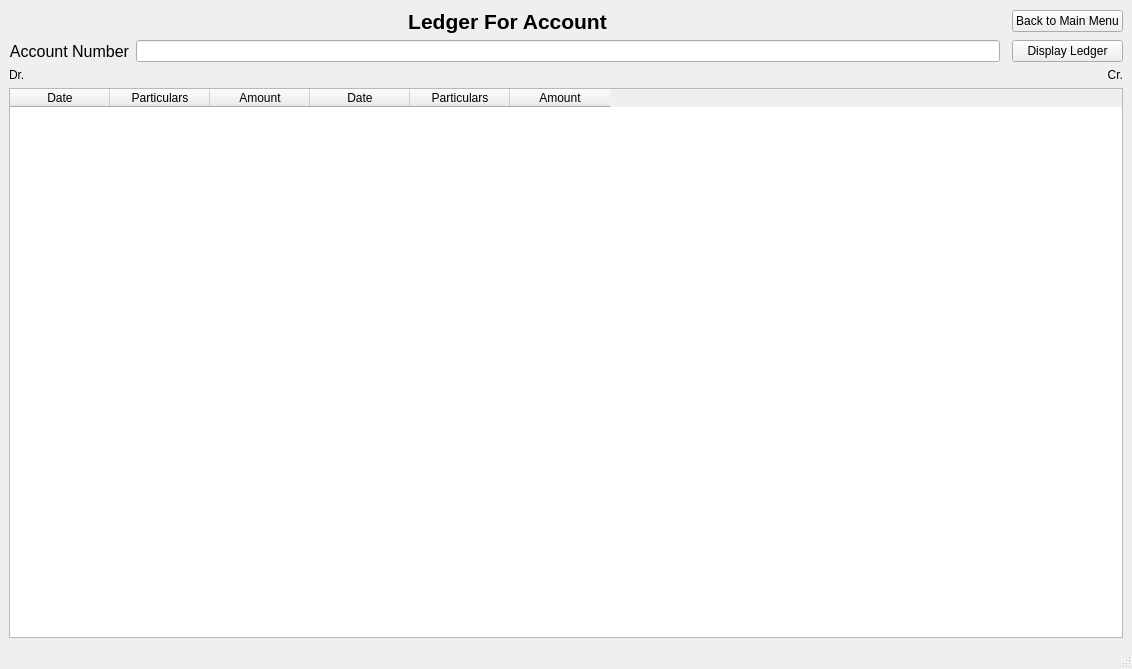
<?xml version="1.0" encoding="UTF-8"?>
<ui version="4.0">
 <class>ViewLedgerForAccount</class>
 <widget class="QMainWindow" name="ViewLedgerForAccount">
  <property name="geometry">
   <rect>
    <x>0</x>
    <y>0</y>
    <width>1132</width>
    <height>669</height>
   </rect>
  </property>
  <property name="windowTitle">
   <string>MainWindow</string>
  </property>
  <widget class="QWidget" name="centralwidget">
   <layout class="QGridLayout" name="gridLayout">
    <item row="3" column="0" colspan="4">
     <widget class="QTableWidget" name="table">
      <column>
       <property name="text">
        <string>Date</string>
       </property>
      </column>
      <column>
       <property name="text">
        <string>Particulars</string>
       </property>
      </column>
      <column>
       <property name="text">
        <string>Amount</string>
       </property>
      </column>
      <column>
       <property name="text">
        <string>Date</string>
       </property>
      </column>
      <column>
       <property name="text">
        <string>Particulars</string>
       </property>
      </column>
      <column>
       <property name="text">
        <string>Amount</string>
       </property>
      </column>
     </widget>
    </item>
    <item row="0" column="3">
     <widget class="QPushButton" name="back_button">
      <property name="text">
       <string>Back to Main Menu</string>
      </property>
     </widget>
    </item>
    <item row="1" column="3">
     <widget class="QPushButton" name="display_button">
      <property name="text">
       <string>Display Ledger</string>
      </property>
     </widget>
    </item>
    <item row="0" column="0" colspan="3">
     <widget class="QLabel" name="label">
      <property name="font">
       <font>
        <pointsize>16</pointsize>
        <bold>true</bold>
       </font>
      </property>
      <property name="text">
       <string>Ledger For Account</string>
      </property>
      <property name="alignment">
       <set>Qt::AlignmentFlag::AlignCenter</set>
      </property>
     </widget>
    </item>
    <item row="1" column="1">
     <widget class="QLineEdit" name="account_number_ledger"/>
    </item>
    <item row="1" column="0">
     <widget class="QLabel" name="label_2">
      <property name="font">
       <font>
        <pointsize>12</pointsize>
       </font>
      </property>
      <property name="text">
       <string>Account Number</string>
      </property>
      <property name="alignment">
       <set>Qt::AlignmentFlag::AlignCenter</set>
      </property>
     </widget>
    </item>
    <item row="2" column="0">
     <widget class="QLabel" name="label_3">
      <property name="text">
       <string>Dr.</string>
      </property>
     </widget>
    </item>
    <item row="2" column="3">
     <widget class="QLabel" name="label_4">
      <property name="text">
       <string>Cr.</string>
      </property>
      <property name="alignment">
       <set>Qt::AlignmentFlag::AlignRight|Qt::AlignmentFlag::AlignTrailing|Qt::AlignmentFlag::AlignVCenter</set>
      </property>
     </widget>
    </item>
   </layout>
  </widget>
  <widget class="QMenuBar" name="menubar">
   <property name="geometry">
    <rect>
     <x>0</x>
     <y>0</y>
     <width>1132</width>
     <height>25</height>
    </rect>
   </property>
  </widget>
  <widget class="QStatusBar" name="statusbar"/>
 </widget>
 <resources/>
 <connections/>
</ui>
